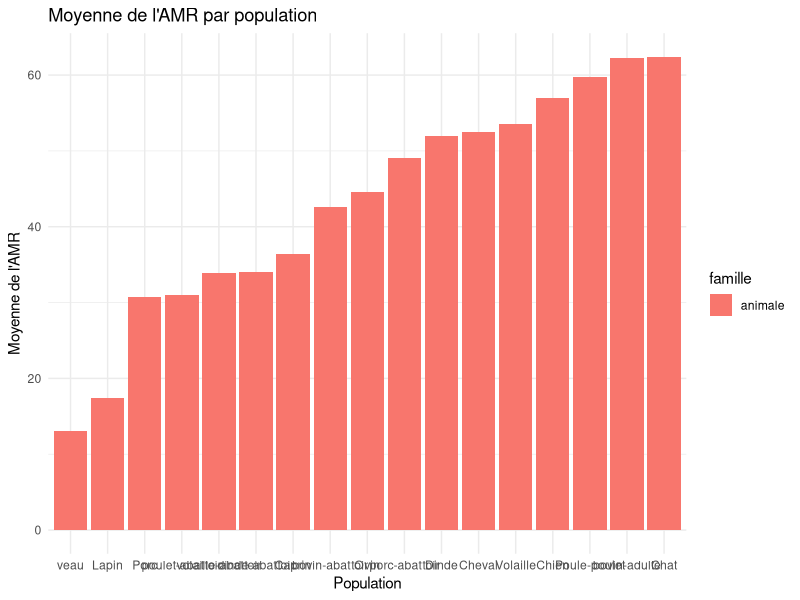
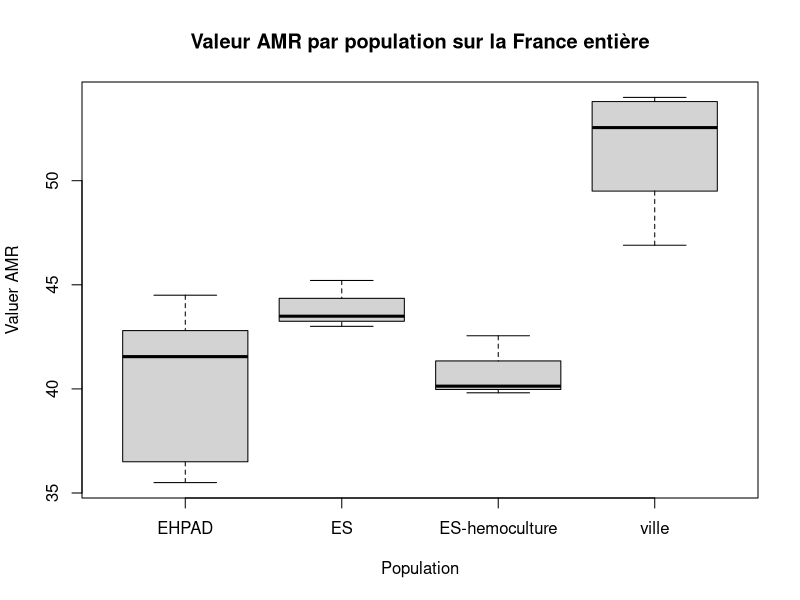
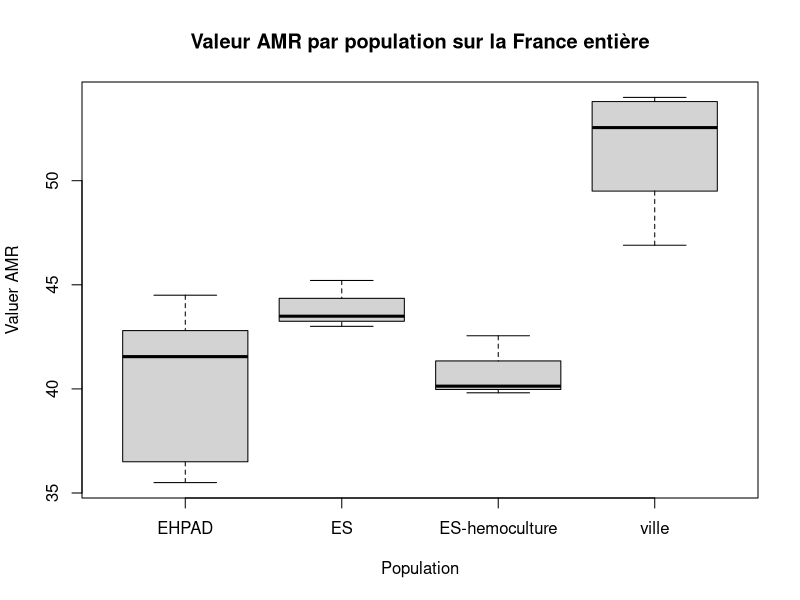

Write R code to recreate these figures, in order.
## ---- chunk 1
knitr::opts_chunk$set(echo = TRUE)
library(readxl)
library(dplyr)
library(ggplot2)
## ---- chunk 2
rm(list=ls())

AMR <- read_excel('donnees/donnees_AMR.xlsx')
str(AMR)
summary(AMR)

# Séparation des deux cas d'étude (animal et humain) version Florine
AMR_humaine <- AMR[which(AMR$famille=='humaine'),]
AMR_animale <- AMR[which(AMR$famille=='animale'),]

# Séparation des deux cas d'étude (animal et humain) version Maël
AMR_animale <- AMR %>%
  filter(famille == "animale")
AMR_humaine <- AMR %>%
  filter(famille == "humaine")
## ---- chunk 3
# Pour les animaux, on regarde la moyenne de l'AMR pour chaque population
moyenne_AMR <- AMR_animale %>%
  group_by(population, famille) %>%
  summarize(moyenne_AMR = mean(`valeur AMR`))

# On regarde la variance inter-groupe (et l'écart-type car plus parlant)
AMR %>% summarize(ecart_type_AMR = sd(`valeur AMR`))
AMR %>%
  group_by(population, famille) %>%
  summarize(
    moyenne_AMR = mean(`valeur AMR`),
    .groups = 'drop'
  ) %>%
  ungroup() %>%
  summarize(
    SSB = sum((moyenne_AMR - mean(moyenne_AMR))^2 * n())
  )

# Plot des moyennes (agrandir le graphique pour la lisibilité)
ggplot(moyenne_AMR, aes(x = reorder(population, moyenne_AMR), y = moyenne_AMR, fill = famille)) +
  geom_bar(stat = "identity", position = "dodge") +
  labs(title = "Moyenne de l'AMR par population",
       x = "Population",
       y = "Moyenne de l'AMR") +
  theme_minimal()
## ---- chunk 4
AMR_animale %>%
  group_by(population, famille) %>%
  summarize(
    variance_intragroupe = sum((`valeur AMR` - mean(`valeur AMR`))^2),
    .groups = 'drop'
  )
## ---- chunk 5
# Récupération des données nationales uniquement
AMR_animal_fr <- AMR_animale[which(AMR_animale$region=='Nationale'),]
AMR_humain_fr <- AMR_humaine[which(AMR_humaine$region=='Nationale'),]

boxplot(AMR_humain_fr$`valeur AMR`~AMR_humain_fr$population,
        main = "Valeur AMR par population sur la France entière",
        ylab = "Valuer AMR",
        xlab = "Population")
## ---- chunk 6
# Récupération des données nationales uniquement
AMR %>%
  filter(population=='ES')%>%
  group_by(region)%>%
  mean(`valeur AMR`)

boxplot(AMR_humain_fr$`valeur AMR`~AMR_humain_fr$population,
        main = "Valeur AMR par population sur la France entière",
        ylab = "Valuer AMR",
        xlab = "Population")
